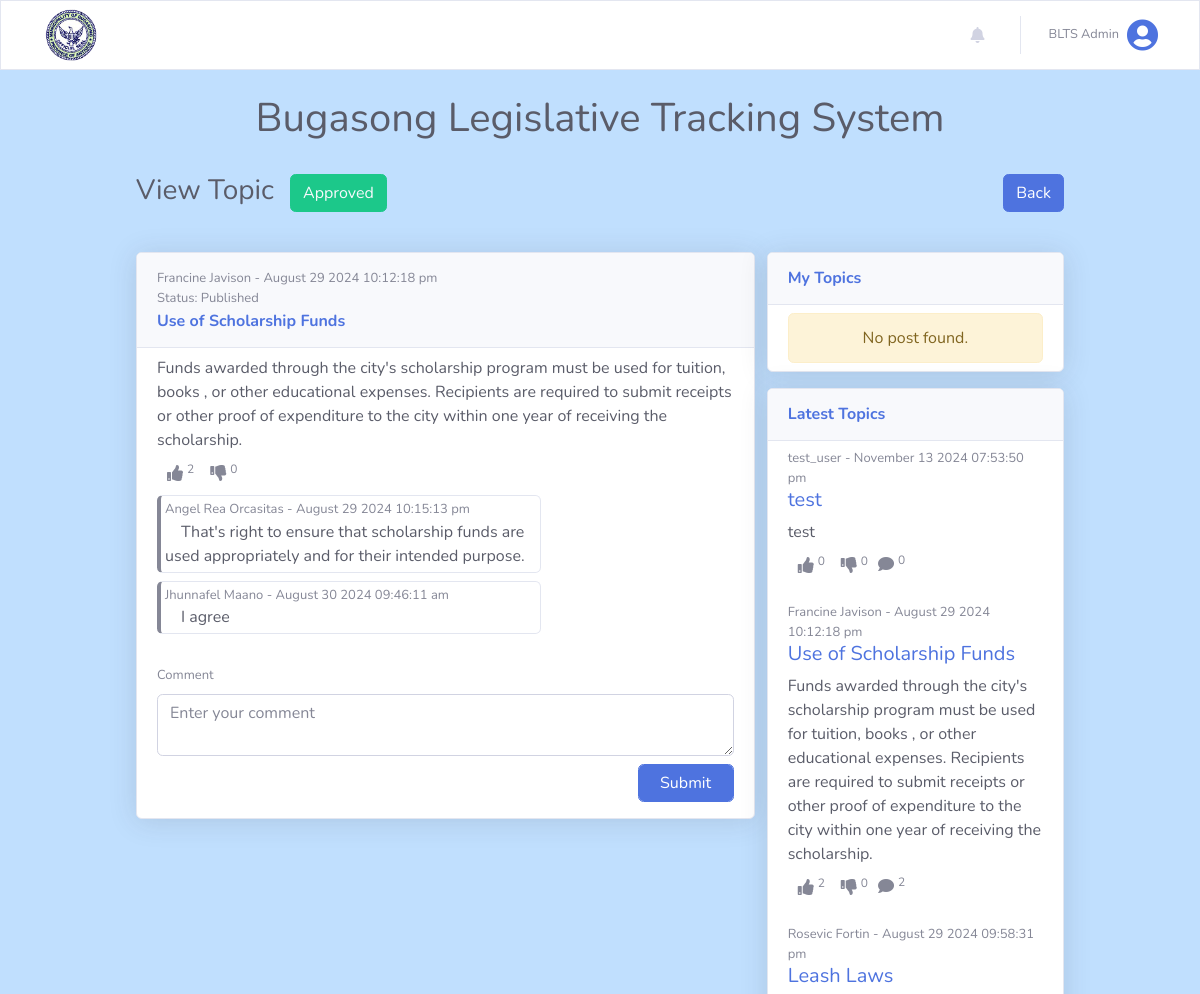
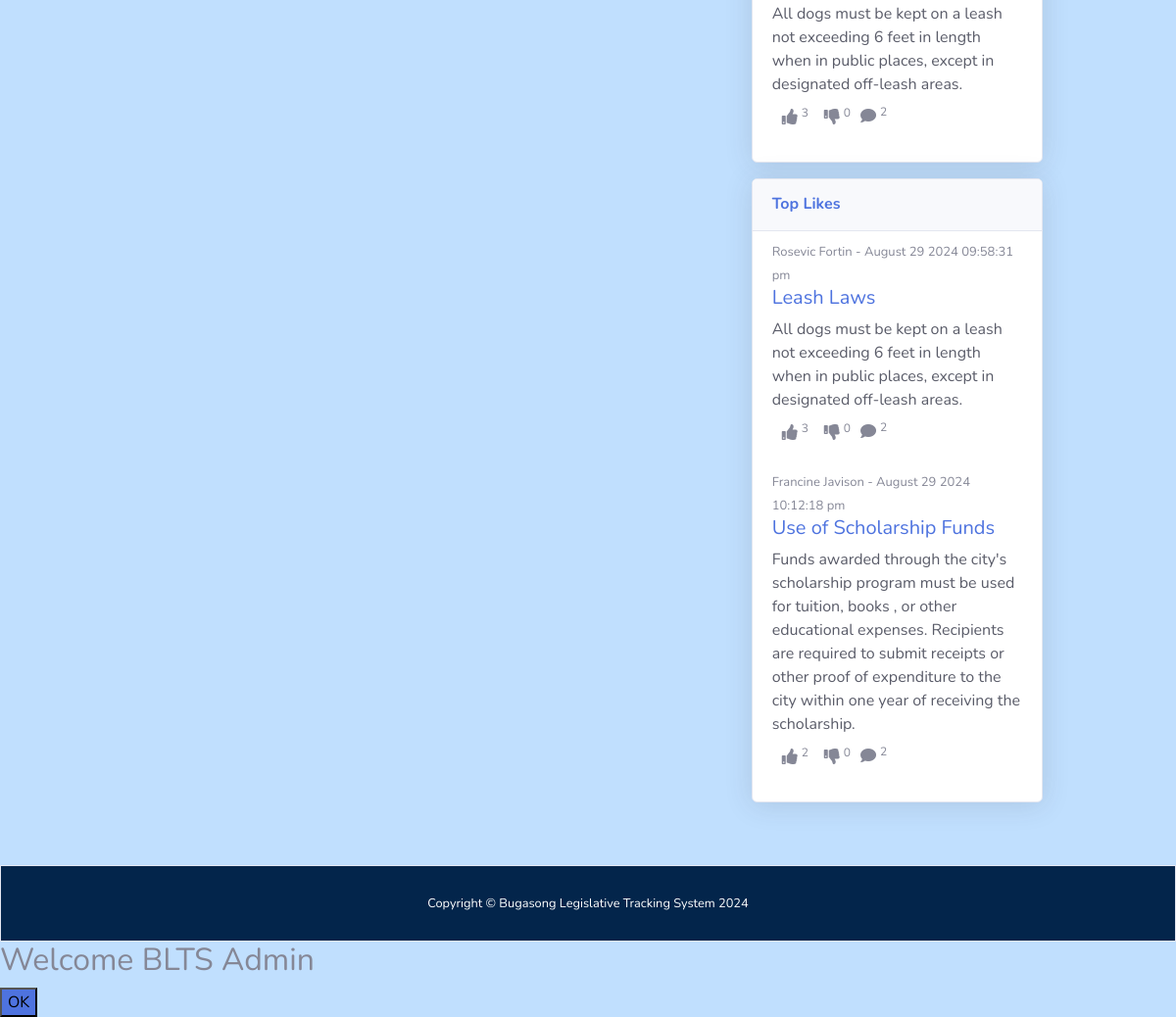
Before: /views/view_post.php?post_id=45 (signed in) with the older database file (2 pictures, top to bottom).
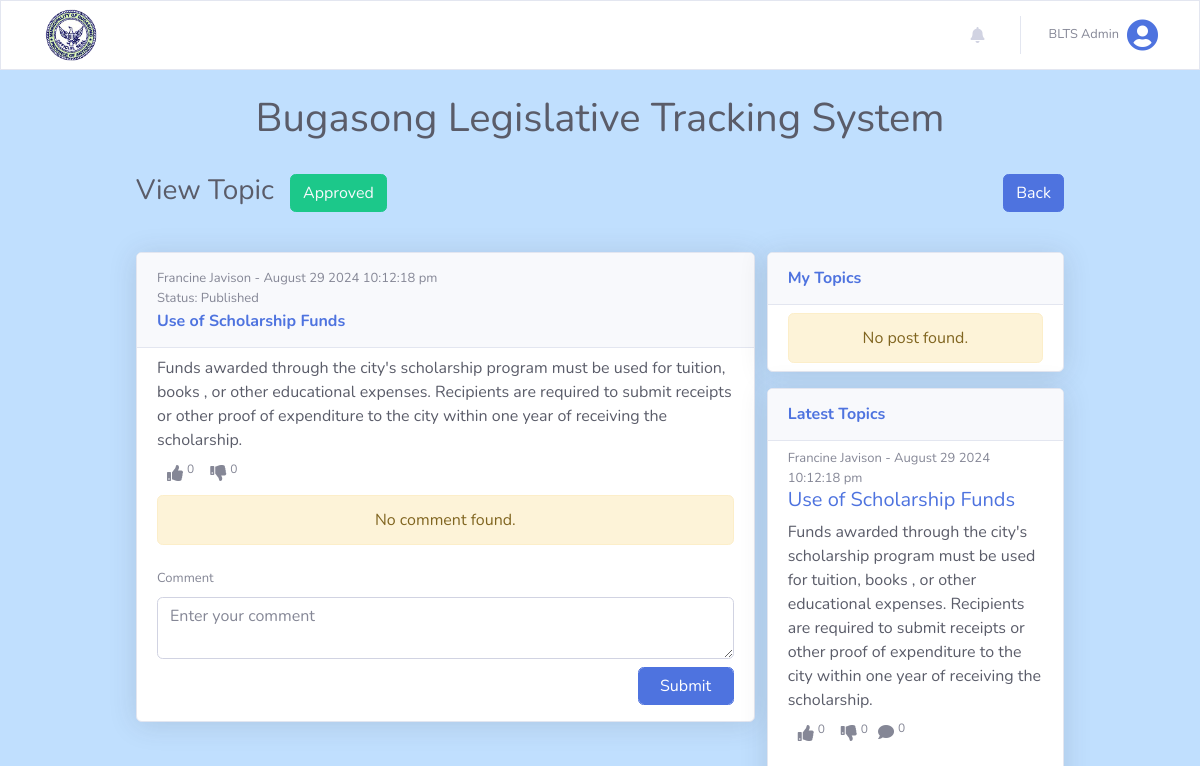
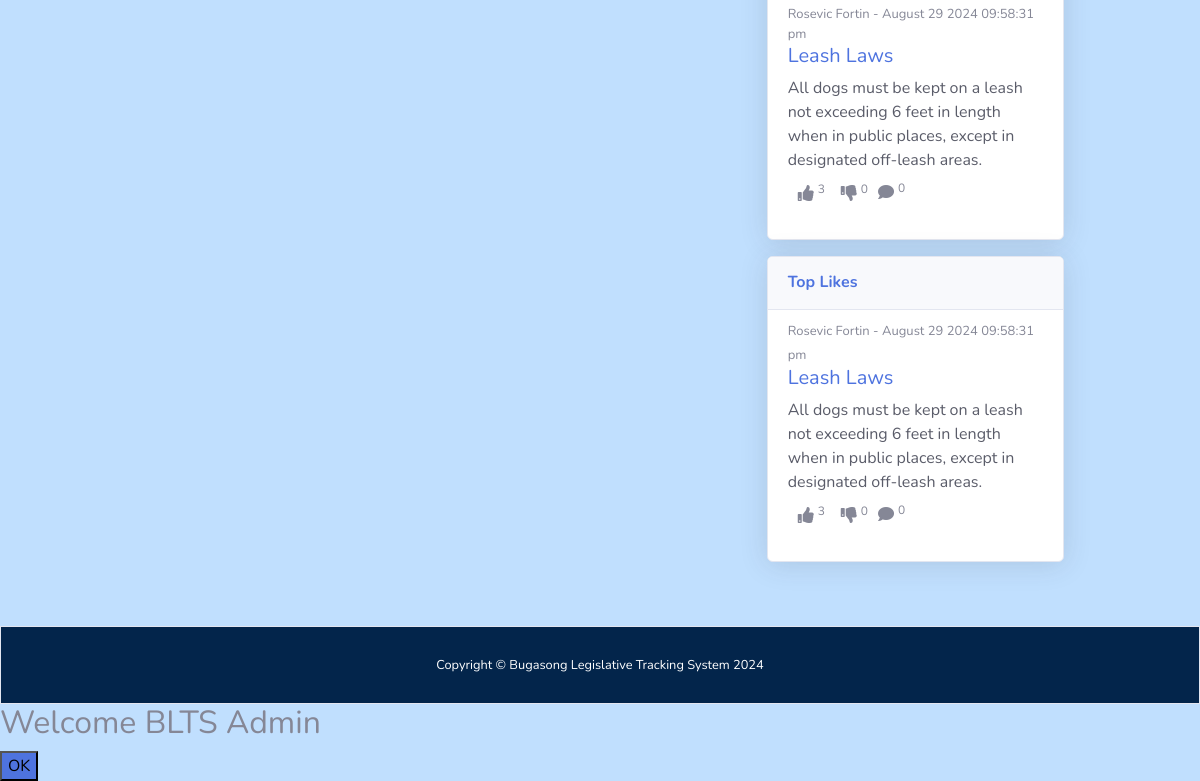
After: the same page with the newer database file (2 pictures, top to bottom).
### tables this page shows
CREATE TABLE `users` (
  `user_id` int(255) NOT NULL,
  `name` varchar(255) NOT NULL,
  `email` varchar(255) NOT NULL,
  `username` varchar(255) NOT NULL,
  `password` varchar(255) NOT NULL,
  `status` int(255) NOT NULL DEFAULT 0,
  `user_type` varchar(255) NOT NULL DEFAULT 'citizen',
  `date_added` datetime NOT NULL DEFAULT current_timestamp()
);

CREATE TABLE `posts` (
  `post_id` int(255) NOT NULL,
  `user_id` int(255) NOT NULL,
  `topic` longtext NOT NULL,
  `message` longtext NOT NULL,
  `status` int(255) NOT NULL DEFAULT 0,
  `reason` longtext DEFAULT NULL,
  `date_added` datetime(6) DEFAULT current_timestamp(6)
);

CREATE TABLE `post_comments` (
  `post_comment_id` int(255) NOT NULL,
  `post_id` int(255) NOT NULL,
  `user_id` int(255) NOT NULL,
  `post_comment` longtext NOT NULL,
  `date_added` datetime NOT NULL DEFAULT current_timestamp()
);

### views/view_post.php (the view, shortened to what the rows shown need)
<?php
@include('citizen_header.php');
?>
<div class="d-flex flex-column mt-4 mx-auto col-10" style="width: 100%;">
    <div id="content">
        <div class="container-fluid">
            <div class="d-sm-flex align-items-center justify-content-between mb-4">
                <div class="d-flex">
                    <h1 class="h3 mb-0 text-gray-800">View Topic</h1>
                    <?php if (isAdmin()) { ?>
                        <?php foreach ($get_user_post = getPostUserByPostID($_GET['post_id']) as $user_post) { ?>
                            <a class="ml-3 status-button <?php echo ($user_post['status'] == '0') ? '' : 'unpublish'; ?>"
                                href="../actions/admin_update.php?update_status=<?php echo $user_post['status']; ?>&post_id=<?php echo $user_post['post_id']; ?>&view=true"><?php echo ($user_post['status'] == '0') ? '<p class="text-light btn btn-danger ">Disapproved</p>' : '<p class="text-light btn btn-success">Approved</p>' ?></a>
                        <?php } ?>
                    <?php } ?>
                </div>
            </div>
            <div class="container-fluid p-0 d-flex flex-row">
                <div class="col-12 col-sm-8 p-0">
                    <?php $post = viewTopic($_GET['post_id']); ?>
                    <div class="card shadow mb-3">
                        <div class="card-header py-3 d-flex flex-column">
                            <span class="user" style="font-size: 13px;">
                                <?php foreach (getPostUserByPostID($post['post_id']) as $user):
                                    echo $user['name'];
                                endforeach; ?> - <?php echo date('F d Y h:i:s a', strtotime($post['date_added'])); ?>
                            </span>
                            <?php if (isAdmin() || ($_SESSION['user_id'] == $post['user_id'])) : ?>
                                <span class="status" style="font-size: 13px;">
                                    <?php
                                    if ($post['status'] == 0) {
                                        echo "Status: Unpublished";
                                    } else {
                                        echo "Status: Published";
                                    } ?>
                                </span>
                            <?php endif ?>
                            <h6 class="m-0 mt-1 font-weight-bold text-primary"><?php echo $post['topic']; ?></h6>
                        </div>
                        <div class="card-body py-2 forum-message">
                            <div class="message mb-2 text-gray-800"><?php echo $post['message']; ?></div>
                            <div class="feedback mb-2">
                                <div class="d-flex">
                                </div>
                            </div>
                            <div class="comment-section">
                                <?php if (empty(viewPostComments($post['post_id']))): ?>
                                    <div class="alert alert-warning m-0 text-center" role="alert">
                                    </div>
                                <?php endif; ?>
                                <?php foreach (viewPostComments($post['post_id']) as $comment): ?>
                                    <?php $position = ($comment['user_id'] === user_id()) ? 'right' : 'left' ?>
                                    <?php $color = ($comment['user_id'] === user_id()) ? 'dark' : 'secondary' ?>
                                    <div
                                        class="col-8 comments card border-left-<?php echo $color; ?> p-1 mb-2 float-<?php echo $position; ?> p-0">
                                        <div class="user-container d-flex flex-column">
                                            <div class="comment">
                                                <div class="d-flex justify-content-between">
                                                    <span class="user" style="font-size: 13px;">
                                                        <?php echo getUserDataByID($comment['user_id'])['name']; ?> -
                                                        <?php echo date('F d Y h:i:s a', strtotime($comment['date_added'])); ?>
                                                    </span>
                                                </div>
                                                <span class="comment-content text-gray-800 ml-3"
                                                    data-comment-id="<?php echo $comment['post_comment_id']; ?>"><?php echo $comment['post_comment']; ?></span>
                                            </div>
                                        </div>
                                    </div>
                                <?php endforeach; ?>
                            </div>
                        </div>
                    </div>
                </div>
                <div class="sidebar-container column col-12 col-sm-4 p-0 d-none d-sm-block">
                    <div class="col-12 p-0">
                        <div class="sidebar-forum col-12 pr-0">
                            <div class="card shadow mb-3">
                                <div class="card-body py-2 forum-message">
                                    <?php if (empty(getAllPostDesc(5))): ?>
                                        <div class="alert alert-warning m-0 text-center" role="alert">
                                            No post found.
                                        </div>
                                    <?php endif; ?>
                                    <?php foreach (getAllPostDesc(5) as $post): ?>
                                        <div class="d-flex flex-column">
                                            <span class="user" style="font-size: 13px;">
                                                <?php foreach (getPostUserByPostID($post['post_id']) as $user):
                                                    echo $user['name'];
                                                endforeach; ?>
                                                - <?php echo date('F d Y h:i:s a', strtotime($post['date_added'])); ?>
                                            </span>
                                            <a href="view_post.php?post_id=<?php echo $post['post_id']; ?>"
                                                class="citizen-view-post">
                                                <h5 class="topic text-primary"><?php echo $post['topic']; ?></h5>
                                            </a>
                                        </div>
                                        <div class="message mb-2 text-gray-800"><?php echo $post['message']; ?></div>
                                        <div class="feedback mb-4">
                                            <div class="d-flex">
                                                <?php
                                                $likeClass = userLikedPost($post['post_id'], user_id()) ? 'text-primary' : 'text-secondary';
                                                $dislikeClass = userDislikedPost($post['post_id'], user_id()) ? 'text-danger' : 'text-secondary';
                                                ?>
                                                <button class="react-button <?php echo $likeClass; ?>" type="button"
                                                    onclick="submitReaction(<?php echo $post['post_id']; ?>, <?php echo user_id(); ?>, 'liked')">
                                                    <span><i class="fas fa-thumbs-up m-1"></i><sup
                                                            class="like-count-<?php echo $post['post_id']; ?>"><?php echo countReaction($post['post_id'], 'liked') ?></sup></span>
                                                </button>
                                                <button class="react-button <?php echo $dislikeClass; ?>" type="button"
                                                    onclick="submitReaction(<?php echo $post['post_id']; ?>, <?php echo user_id(); ?>, 'disliked')">
                                                    <span><i class="fas fa-thumbs-down m-1"></i><sup
                                                            class="dislike-count-<?php echo $post['post_id']; ?>"><?php echo countReaction($post['post_id'], 'disliked') ?></sup></span>
                                                </button>
                                                <a href="view_post.php?post_id=<?php echo $post['post_id']; ?>"
                                                    class="citizen-view-post">
                                                    <span><i class="fas fa-comment m-1"></i><sup
                                                            class="count-comment"><?php echo countPostComments($post['post_id']); ?></sup></span>
                                                </a>
                                            </div>
                                        </div>
                                    <?php endforeach; ?>
                                </div>
                            </div>
                        </div>
                    </div>
                    <div class="col-12 p-0">
                        <div class="sidebar-forum col-12 pr-0">
                            <div class="card shadow mb-3">
                                <div class="card-body py-2 forum-message">
                                    <?php if (empty(getTopLikes(5))): ?>
                                        <div class="alert alert-warning m-0 text-center" role="alert">
                                            No post found.
                                        </div>
                                    <?php endif; ?>
                                    <?php foreach (getTopLikes(5) as $post): ?>
                                        <a href="view_post.php?post_id=<?php echo $post['post_id']; ?>"
                                            class="citizen-view-post">
                                            <div class="d-flex flex-column">
                                                <span class="user" style="font-size: 13px;">
                                                    <?php foreach (getPostUserByPostID($post['post_id']) as $user):
                                                        echo $user['name'];
                                                    endforeach; ?>
                                                    - <?php echo date('F d Y h:i:s a', strtotime($post['date_added'])); ?>
                                                    <a href="view_post.php?post_id=<?php echo $post['post_id']; ?>"
                                                        class="citizen-view-post">
                                                        <h5 class="topic text-primary"><?php echo $post['topic']; ?></h5>
                                                    </a>
                                            </div>
                                            <div class="message mb-2 text-gray-800"><?php echo $post['message']; ?></div>
                                            <div class="feedback mb-4">
                                                <div class="d-flex">
                                                    <?php
                                                    $likeClass = userLikedPost($post['post_id'], user_id()) ? 'text-primary' : 'text-secondary';
                                                    $dislikeClass = userDislikedPost($post['post_id'], user_id()) ? 'text-danger' : 'text-secondary';
                                                    ?>
                                                    <button class="react-button <?php echo $likeClass; ?>" type="button"
                                                        onclick="submitReaction(<?php echo $post['post_id']; ?>, <?php echo user_id(); ?>, 'liked')">
                                                        <span><i class="fas fa-thumbs-up m-1"></i><sup
                                                                class="like-count-<?php echo $post['post_id']; ?>"><?php echo countReaction($post['post_id'], 'liked') ?></sup></span>
                                                    </button>
                                                    <button class="react-button <?php echo $dislikeClass; ?>" type="button"
                                                        onclick="submitReaction(<?php echo $post['post_id']; ?>, <?php echo user_id(); ?>, 'disliked')">
                                                        <span><i class="fas fa-thumbs-down m-1"></i><sup
                                                                class="dislike-count-<?php echo $post['post_id']; ?>"><?php echo countReaction($post['post_id'], 'disliked') ?></sup></span>
                                                    </button>
                                                    <a href="view_post.php?post_id=<?php echo $post['post_id']; ?>"
                                                        class="citizen-view-post">
                                                        <span><i class="fas fa-comment m-1"></i><sup
                                                                class="count-comment"><?php echo countPostComments($post['post_id']); ?></sup></span>
                                                    </a>
                                                </div>
                                            </div>
                                        </a>
                                    <?php endforeach; ?>
                                </div>
                            </div>
                        </div>
                    </div>
                </div>
            </div>
        </div>
    </div>
</div>
<?php
@include('citizen_footer.php');
?>

### views/citizen_top_navbar.php (shortened to what the rows shown need)
<nav class="navbar navbar-expand navbar-light bg-white topbar mb-4 border border-bottom">
    <div class="d-flex align-items-center justify-content-between col-12">
        <ul class="navbar-nav ml-auto">
            <li class="nav-item dropdown no-arrow">
                <?php if (isLogin()) { ?>
                    <a class="nav-link dropdown-toggle" href="#" id="userDropdown" role="button" data-toggle="dropdown" aria-haspopup="true" aria-expanded="false">
                        <span class="mr-2 d-none d-lg-inline text-gray-600 small"><?php echo logName(); ?></span>
                        <i class="img-profile rounded-circle fas fa-user-circle fa-2x text-primary"></i>
                    </a>
                <?php } ?>
            </li>
        </ul>
    </div>
</nav>

Changed rows visible on the page:
no longer on one of the page's lists (row unchanged): posts: user.name "Francine Javison", date_added "August 29 2024 10:12:18 pm", topic "Use of Scholarship Funds", message "Funds awarded through the city's scholarship program must be used for tuition, books , or other educational expenses. Recipients are required to submit receipts or other proof of expenditure to the city within one year of receiving the scholarship."
removed post_comments: user.name "Angel Rea Orcasitas", date_added "August 29 2024 10:15:13 pm", post_comment "That's right to ensure that scholarship funds are used appropriately and for their intended purpose."
removed post_comments: user.name "Jhunnafel Maano", date_added "August 30 2024 09:46:11 am", post_comment "I agree"
removed posts: user.name "test_user", date_added "November 13 2024 07:53:50 pm", topic "test", message "test", post_id "0"
computed for posts "Use of Scholarship Funds": post_id "2" → "0"
computed for posts "Leash Laws": post_id "2" → "0"
Other visible differences:
countReaction($post['post_id'], 'liked'): "2" → "0"
text now shown: "No comment found."
